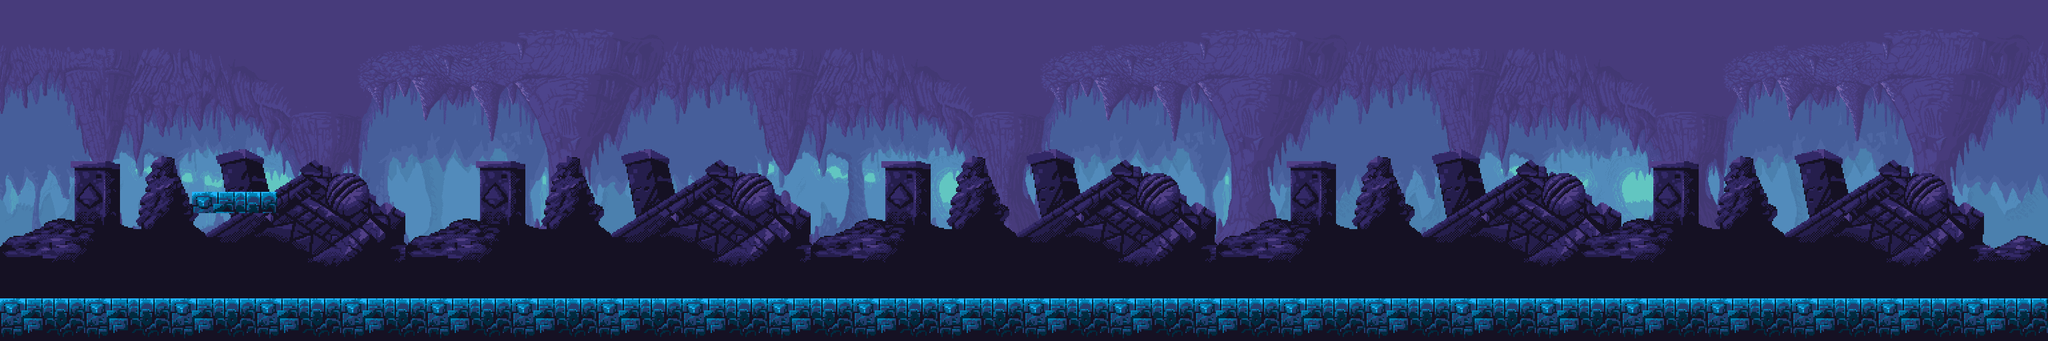

A level layout from a 2D game, rendered from its tile map. Below: a short description, then the map file with tile-grid data replaced by summaries:
An orthogonal 96x16 tile map with 32x32 px tiles, 3 tile layers (background, background2, platforms), 7 tilesets and 4 objects.

<map version="1.10" tiledversion="1.11.0" orientation="orthogonal" renderorder="right-down" width="96" height="16" tilewidth="32" tileheight="32" infinite="0" nextlayerid="14" nextobjectid="16">
 <tileset firstgid="1" source="../Layers/background.tsx" />
 <tileset firstgid="2" source="../Layers/far.tsx" />
 <tileset firstgid="3" source="../Layers/tileset-1.tsx" />
 <tileset firstgid="348" source="../Characters/player-idle1.tsx" />
 <tileset firstgid="349" source="../Props/palm.tsx" />
 <tileset firstgid="350" source="../Props/plant.tsx" />
 <tileset firstgid="351" source="../Layers/tileset-2.tsx" />
 <layer id="1" name="background" width="96" height="16" locked="1">
  <data>[1536 cells, 3 non-empty, 1 distinct tile ids]</data>
 </layer>
 <layer id="2" name="background2" width="96" height="16" locked="1">
  <data>[1536 cells, 0 non-empty, 0 distinct tile ids]</data>
 </layer>
 <layer id="3" name="platforms" width="96" height="16">
  <data>[1536 cells, 201 non-empty, 9 distinct tile ids]</data>
 </layer>
 <objectgroup id="13" name="collision">
  <object id="3" x="0" y="448" width="3072" height="64">
   <properties>
    <property name="Collidable" type="bool" value="true" />
    <property name="Type" value="Ground" />
   </properties>
  </object>
  <object id="9" x="719.333" y="298.667" width="136" height="148.667">
   <properties>
    <property name="Collidable" type="bool" value="true" />
    <property name="Type" value="Wall" />
   </properties>
  </object>
  <object id="12" x="288" y="288" width="128" height="31">
   <properties>
    <property name="Collidable" type="bool" value="true" />
    <property name="Type" value="Ground" />
   </properties>
  </object>
 </objectgroup>
 <objectgroup id="8" name="spawns">
  <object id="13" x="64" y="334" width="96" height="114">
   <properties>
    <property name="Entity" value="Player" />
   </properties>
  </object>
 </objectgroup>
 <objectgroup id="9" name="hazard" visible="0" />
 <objectgroup id="10" name="trigger" visible="0" />
</map>
